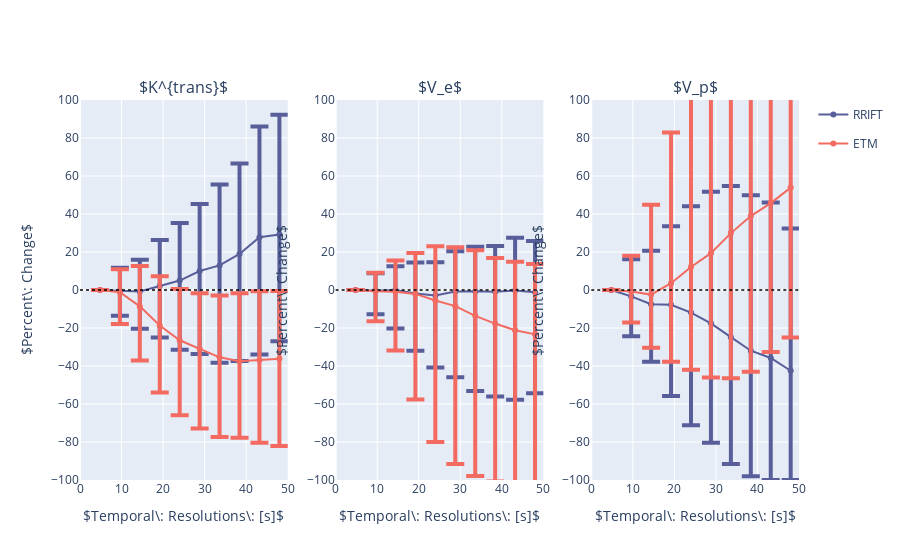

Notebook cell for this chart:
### Code cell
%get TRes --from MATLAB

%get errQt1 --from MATLAB
%get errMd1 --from MATLAB

%get errQt2 --from MATLAB
%get errMd2 --from MATLAB

%get errQt3 --from MATLAB
%get errMd3 --from MATLAB

%get errQt4 --from MATLAB
%get errMd4 --from MATLAB

%get errQt5 --from MATLAB
%get errMd5 --from MATLAB

%get errQt6 --from MATLAB
%get errMd6 --from MATLAB

fig = make_subplots(rows=1, cols=3, 
                    subplot_titles=(r'$K^{trans}$', r'$V_e$', r'$V_p$'))


line_colours = ['#585e9a', '#f36a61']
line_names = ['RRIFT', 'ETM']


# First subplot

err_negative = np.squeeze(np.asarray(np.reshape(abs(errQt1[0,:]-errMd1), 10)))
err_positive = np.squeeze(np.asarray(np.reshape(abs(errQt1[1,:]-errMd1), 10)))

fig.append_trace(go.Scatter(
        name=line_names[0],
        x=TRes,
        y=errMd1,
        showlegend=False,
        legendgroup=1,
        error_y=dict(
            type='data', # value of error bar given in data coordinates
            array=err_positive,
            arrayminus=err_negative,
            symmetric=False,
            thickness=4, width=9),
        line_color=line_colours[0],
    ),row=1, col=1)

err_negative = np.squeeze(np.asarray(np.reshape(abs(errQt2[0,:]-errMd2), 10)))
err_positive = np.squeeze(np.asarray(np.reshape(abs(errQt2[1,:]-errMd2), 10)))

fig.append_trace(go.Scatter(
        name=line_names[1],
        x=TRes,
        y=errMd2,
        showlegend=False,
        legendgroup=2,
        error_y=dict(
            type='data', # value of error bar given in data coordinates
            array=err_positive,
            arrayminus=err_negative,
            symmetric=False,
            thickness=4, width=9),
        line_color=line_colours[1],
    ),row=1, col=1)



# Second subplot 

err_negative = np.squeeze(np.asarray(np.reshape(abs(errQt3[0,:]-errMd3), 10)))
err_positive = np.squeeze(np.asarray(np.reshape(abs(errQt3[1,:]-errMd3), 10)))

fig.append_trace(go.Scatter(
        name=line_names[0],
        x=TRes,
        y=errMd3,
        showlegend=True,
        legendgroup=1,
        error_y=dict(
            type='data', # value of error bar given in data coordinates
            array=err_positive,
            arrayminus=err_negative,
            symmetric=False,
            thickness=4, width=9),
        line_color=line_colours[0],
    ),row=1, col=2)

err_negative = np.squeeze(np.asarray(np.reshape(abs(errQt4[0,:]-errMd4), 10)))
err_positive = np.squeeze(np.asarray(np.reshape(abs(errQt4[1,:]-errMd4), 10)))

fig.append_trace(go.Scatter(
        name=line_names[1],
        x=TRes,
        y=errMd4,
        showlegend=True,
        legendgroup=2,
        error_y=dict(
            type='data', # value of error bar given in data coordinates
            array=err_positive,
            arrayminus=err_negative,
            symmetric=False,
            thickness=4, width=9),
        line_color=line_colours[1],
    ),row=1, col=2)

# Third subplot

err_negative = np.squeeze(np.asarray(np.reshape(abs(errQt5[0,:]-errMd5), 10)))
err_positive = np.squeeze(np.asarray(np.reshape(abs(errQt5[1,:]-errMd5), 10)))

fig.append_trace(go.Scatter(
        name=line_names[0],
        x=TRes,
        y=errMd5,
        showlegend=False,
        legendgroup=1,
        error_y=dict(
            type='data', # value of error bar given in data coordinates
            array=err_positive,
            arrayminus=err_negative,
            symmetric=False,
            thickness=4, width=9),
        line_color=line_colours[0],
    ),row=1, col=3)

err_negative = np.squeeze(np.asarray(np.reshape(abs(errQt6[0,:]-errMd6), 10)))
err_positive = np.squeeze(np.asarray(np.reshape(abs(errQt6[1,:]-errMd6), 10)))

fig.append_trace(go.Scatter(
        name=line_names[1],
        x=TRes,
        y=errMd6,
        showlegend=False,
        legendgroup=2,
        error_y=dict(
            type='data', # value of error bar given in data coordinates
            array=err_positive,
            arrayminus=err_negative,
            symmetric=False,
            thickness=4, width=9),
        line_color=line_colours[1]
    ),row=1, col=3)


fig.add_hline(y=0, line_dash="dot", line_color="black", line_width=1.69, col="all")

fig.update_xaxes(title_text=r'$Temporal\: Resolutions\: [s]$',
                 range=[0,50], 
                 tickvals=[0, 10, 20, 30, 40, 50],
                 row=1, col=1)
fig.update_xaxes(title_text=r'$Temporal\: Resolutions\: [s]$',
                 range=[0, 50], 
                 tickvals=[0, 10, 20, 30, 40, 50],
                 row=1, col=2)
fig.update_xaxes(title_text=r'$Temporal\: Resolutions\: [s]$',
                 range=[0, 50], 
                 tickvals=[0, 10, 20, 30, 40, 50],
                 row=1, col=3)


fig.update_yaxes(title_text=r'$Percent\: Change$',
                 range=[-100, 100], 
                 tickvals=[-100, -80, -60, -40, -20, 0, 20, 40, 60, 80, 100],
                 row=1, col=1)
fig.update_yaxes(title_text=r'$Percent\: Change$',
                 range=[-100, 100], 
                 tickvals=[-100, -80, -60, -40, -20, 0, 20, 40, 60, 80, 100],
                 row=1, col=2)
fig.update_yaxes(title_text=r'$Percent\: Change$',
                 range=[-100, 100], 
                 tickvals=[-100, -80, -60, -40, -20, 0, 20, 40, 60, 80, 100],
                 row=1, col=3)



    


    
fig.show()

### Figure 1 — Plotly figure (JSON) as saved in the notebook; plotly's stock layout.template omitted (floating-point values rounded to 4 significant figures)
{"data": [{"error_y": {"array": [0, 12.08, 16.73, 24.18, 30.25, 35.29, 42.57, 47.57, 58.23, 63.03], "arrayminus": [0, 13.13, 19.61, 27.14, 36.41, 43.69, 51.21, 56.4, 61.71, 56.26], "symmetric": false, "thickness": 4, "type": "data", "width": 9}, "legendgroup": "1", "line": {"color": "#585e9a"}, "name": "RRIFT", "showlegend": false, "type": "scatter", "x": [4.8, 9.6, 14.4, 19.2, 24.0, 28.8, 33.6, 38.4, 43.2, 48.0], "xaxis": "x", "y": [0, -0.375, -0.8324, 2.116, 4.96, 9.972, 12.94, 18.99, 27.76, 29.26], "yaxis": "y"}, {"error_y": {"array": [0, 12.14, 21.23, 25.92, 27.01, 29.18, 32.48, 35.76, 36.19, 35.61], "arrayminus": [0, 16.7, 28.51, 35.23, 39.43, 42.01, 41.95, 40.32, 43.55, 45.94], "symmetric": false, "thickness": 4, "type": "data", "width": 9}, "legendgroup": "2", "line": {"color": "#f36a61"}, "name": "ETM", "showlegend": false, "type": "scatter", "x": [4.8, 9.6, 14.4, 19.2, 24.0, 28.8, 33.6, 38.4, 43.2, 48.0], "xaxis": "x", "y": [0, -1.16, -8.627, -18.67, -26.46, -30.91, -35.42, -37.46, -36.79, -36.18], "yaxis": "y"}, {"error_y": {"array": [0, 9.241, 12.55, 16.26, 17.51, 21.24, 23.39, 24.16, 27.66, 26.89], "arrayminus": [0, 12.33, 20.2, 30.09, 37.87, 45.05, 52.56, 55.13, 57.56, 53.2], "symmetric": false, "thickness": 4, "type": "data", "width": 9}, "legendgroup": "1", "line": {"color": "#585e9a"}, "name": "RRIFT", "showlegend": true, "type": "scatter", "x": [4.8, 9.6, 14.4, 19.2, 24.0, 28.8, 33.6, 38.4, 43.2, 48.0], "xaxis": "x2", "y": [0, -0.4296, -0.05396, -1.834, -2.898, -0.833, -0.5988, -0.9426, -0.2011, -1.165], "yaxis": "y2"}, {"error_y": {"array": [0, 9.813, 16.44, 21.59, 28.62, 30.94, 34.59, 34.51, 36.04, 37.0], "arrayminus": [0, 15.74, 30.95, 55.53, 74.4, 83.06, 84.22, 83.1, 81.25, 79.71], "symmetric": false, "thickness": 4, "type": "data", "width": 9}, "legendgroup": "2", "line": {"color": "#f36a61"}, "name": "ETM", "showlegend": true, "type": "scatter", "x": [4.8, 9.6, 14.4, 19.2, 24.0, 28.8, 33.6, 38.4, 43.2, 48.0], "xaxis": "x2", "y": [0, -0.6921, -0.8738, -2.063, -5.547, -8.496, -13.61, -17.66, -21.19, -23.35], "yaxis": "y2"}, {"error_y": {"array": [0, 19.55, 28.18, 41.34, 55.97, 69.29, 79.52, 81.8, 81.88, 74.83], "arrayminus": [0, 20.99, 30.28, 47.98, 59.34, 62.93, 66.72, 66.08, 64.2, 57.49], "symmetric": false, "thickness": 4, "type": "data", "width": 9}, "legendgroup": "1", "line": {"color": "#585e9a"}, "name": "RRIFT", "showlegend": false, "type": "scatter", "x": [4.8, 9.6, 14.4, 19.2, 24.0, 28.8, 33.6, 38.4, 43.2, 48.0], "xaxis": "x3", "y": [0, -3.373, -7.487, -7.747, -11.9, -17.53, -24.82, -31.95, -35.8, -42.51], "yaxis": "y3"}, {"error_y": {"array": [0, 18.9, 47.27, 79.34, 100.6, 102.4, 104.6, 105.2, 106.7, 107.7], "arrayminus": [0, 16.19, 28.0, 41.4, 54.06, 65.42, 76.44, 81.89, 78.38, 78.91], "symmetric": false, "thickness": 4, "type": "data", "width": 9}, "legendgroup": "2", "line": {"color": "#f36a61"}, "name": "ETM", "showlegend": false, "type": "scatter", "x": [4.8, 9.6, 14.4, 19.2, 24.0, 28.8, 33.6, 38.4, 43.2, 48.0], "xaxis": "x3", "y": [0, -0.849, -2.424, 3.586, 12.14, 19.38, 29.94, 38.92, 45.76, 53.9], "yaxis": "y3"}], "layout": {"annotations": [{"font": {"size": 16}, "showarrow": false, "text": "$K^{trans}$", "x": 0.1444, "xanchor": "center", "xref": "paper", "y": 1, "yanchor": "bottom", "yref": "paper"}, {"font": {"size": 16}, "showarrow": false, "text": "$V_e$", "x": 0.5, "xanchor": "center", "xref": "paper", "y": 1, "yanchor": "bottom", "yref": "paper"}, {"font": {"size": 16}, "showarrow": false, "text": "$V_p$", "x": 0.8556, "xanchor": "center", "xref": "paper", "y": 1, "yanchor": "bottom", "yref": "paper"}], "shapes": [{"line": {"color": "black", "dash": "dot", "width": 1.69}, "type": "line", "x0": 0, "x1": 1, "xref": "x domain", "y0": 0, "y1": 0, "yref": "y"}, {"line": {"color": "black", "dash": "dot", "width": 1.69}, "type": "line", "x0": 0, "x1": 1, "xref": "x2 domain", "y0": 0, "y1": 0, "yref": "y2"}, {"line": {"color": "black", "dash": "dot", "width": 1.69}, "type": "line", "x0": 0, "x1": 1, "xref": "x3 domain", "y0": 0, "y1": 0, "yref": "y3"}], "xaxis": {"anchor": "y", "domain": [0, 0.2889], "range": [0, 50], "tickvals": [0, 10, 20, 30, 40, 50], "title": {"text": "$Temporal\\: Resolutions\\: [s]$"}}, "xaxis2": {"anchor": "y2", "domain": [0.3556, 0.6444], "range": [0, 50], "tickvals": [0, 10, 20, 30, 40, 50], "title": {"text": "$Temporal\\: Resolutions\\: [s]$"}}, "xaxis3": {"anchor": "y3", "domain": [0.7111, 1], "range": [0, 50], "tickvals": [0, 10, 20, 30, 40, 50], "title": {"text": "$Temporal\\: Resolutions\\: [s]$"}}, "yaxis": {"anchor": "x", "domain": [0, 1], "range": [-100, 100], "tickvals": [-100, -80, -60, -40, -20, 0, 20, 40, 60, 80, 100], "title": {"text": "$Percent\\: Change$"}}, "yaxis2": {"anchor": "x2", "domain": [0, 1], "range": [-100, 100], "tickvals": [-100, -80, -60, -40, -20, 0, 20, 40, 60, 80, 100], "title": {"text": "$Percent\\: Change$"}}, "yaxis3": {"anchor": "x3", "domain": [0, 1], "range": [-100, 100], "tickvals": [-100, -80, -60, -40, -20, 0, 20, 40, 60, 80, 100], "title": {"text": "$Percent\\: Change$"}}}}
